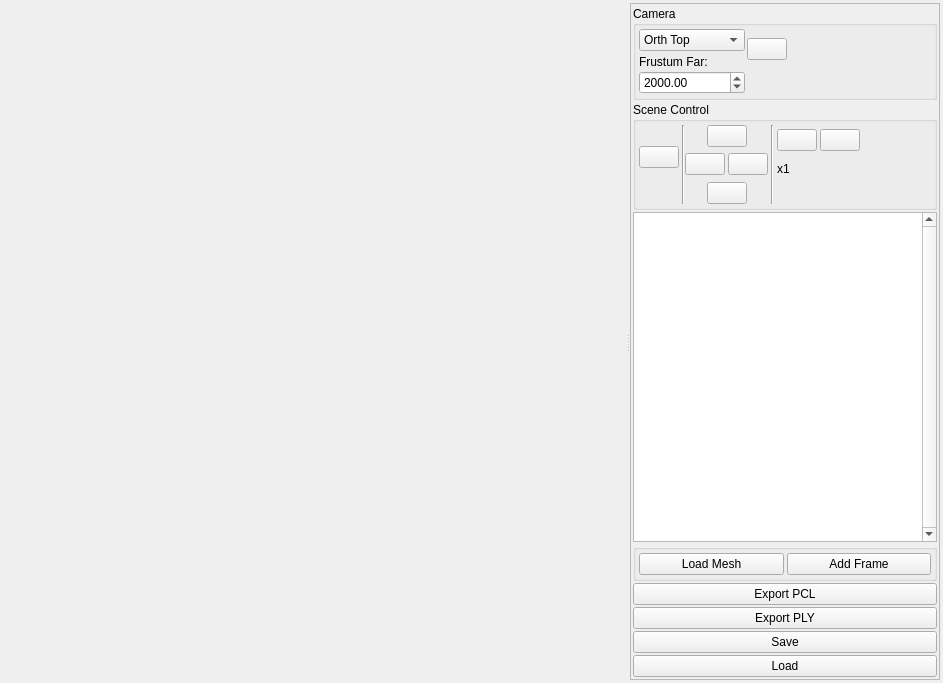
<?xml version="1.0" encoding="UTF-8"?>
<ui version="4.0">
 <class>CloudViewDialogClass</class>
 <widget class="QWidget" name="CloudViewDialogClass">
  <property name="geometry">
   <rect>
    <x>0</x>
    <y>0</y>
    <width>943</width>
    <height>683</height>
   </rect>
  </property>
  <property name="windowTitle">
   <string>3D Cloud View Dialog</string>
  </property>
  <layout class="QGridLayout" name="gridLayout">
   <property name="leftMargin">
    <number>3</number>
   </property>
   <property name="topMargin">
    <number>3</number>
   </property>
   <property name="rightMargin">
    <number>3</number>
   </property>
   <property name="bottomMargin">
    <number>3</number>
   </property>
   <item row="0" column="0">
    <widget class="QSplitter" name="splitter">
     <property name="orientation">
      <enum>Qt::Horizontal</enum>
     </property>
     <widget class="ViGLAreaWidget" name="widget" native="true">
      <property name="sizePolicy">
       <sizepolicy hsizetype="Preferred" vsizetype="Preferred">
        <horstretch>0</horstretch>
        <verstretch>0</verstretch>
       </sizepolicy>
      </property>
      <property name="focusPolicy">
       <enum>Qt::StrongFocus</enum>
      </property>
     </widget>
     <widget class="QScrollArea" name="scrollArea">
      <property name="sizePolicy">
       <sizepolicy hsizetype="Preferred" vsizetype="Preferred">
        <horstretch>0</horstretch>
        <verstretch>0</verstretch>
       </sizepolicy>
      </property>
      <property name="maximumSize">
       <size>
        <width>310</width>
        <height>16777215</height>
       </size>
      </property>
      <property name="horizontalScrollBarPolicy">
       <enum>Qt::ScrollBarAlwaysOff</enum>
      </property>
      <property name="widgetResizable">
       <bool>true</bool>
      </property>
      <widget class="QWidget" name="scrollAreaWidgetContents">
       <property name="geometry">
        <rect>
         <x>0</x>
         <y>0</y>
         <width>308</width>
         <height>675</height>
        </rect>
       </property>
       <layout class="QVBoxLayout" name="verticalLayout">
        <property name="spacing">
         <number>2</number>
        </property>
        <property name="leftMargin">
         <number>2</number>
        </property>
        <property name="topMargin">
         <number>2</number>
        </property>
        <property name="rightMargin">
         <number>2</number>
        </property>
        <property name="bottomMargin">
         <number>2</number>
        </property>
        <item>
         <widget class="QGroupBox" name="cameraTypeGroupBox">
          <property name="title">
           <string>Camera</string>
          </property>
          <layout class="QGridLayout" name="gridLayout_6">
           <property name="leftMargin">
            <number>3</number>
           </property>
           <property name="topMargin">
            <number>3</number>
           </property>
           <property name="rightMargin">
            <number>3</number>
           </property>
           <property name="bottomMargin">
            <number>3</number>
           </property>
           <property name="spacing">
            <number>2</number>
           </property>
           <item row="0" column="0">
            <widget class="QComboBox" name="cameraTypeBox">
             <property name="sizePolicy">
              <sizepolicy hsizetype="Maximum" vsizetype="Fixed">
               <horstretch>0</horstretch>
               <verstretch>0</verstretch>
              </sizepolicy>
             </property>
             <item>
              <property name="text">
               <string>Orth Top</string>
              </property>
             </item>
             <item>
              <property name="text">
               <string>Orth Left</string>
              </property>
             </item>
             <item>
              <property name="text">
               <string>Orth Front</string>
              </property>
             </item>
             <item>
              <property name="text">
               <string>Pinhole at 0</string>
              </property>
             </item>
             <item>
              <property name="text">
               <string>Right Camera</string>
              </property>
             </item>
             <item>
              <property name="text">
               <string>Left Camera</string>
              </property>
             </item>
             <item>
              <property name="text">
               <string>Face Camera</string>
              </property>
             </item>
            </widget>
           </item>
           <item row="0" column="1" rowspan="3">
            <widget class="QPushButton" name="centerButton">
             <property name="sizePolicy">
              <sizepolicy hsizetype="Maximum" vsizetype="Fixed">
               <horstretch>0</horstretch>
               <verstretch>0</verstretch>
              </sizepolicy>
             </property>
             <property name="minimumSize">
              <size>
               <width>40</width>
               <height>0</height>
              </size>
             </property>
             <property name="maximumSize">
              <size>
               <width>40</width>
               <height>16777215</height>
              </size>
             </property>
             <property name="text">
              <string/>
             </property>
             <property name="icon">
              <iconset resource="../../../resources/main.qrc">
               <normaloff>:/new/prefix1/refresh.png</normaloff>:/new/prefix1/refresh.png</iconset>
             </property>
             <property name="iconSize">
              <size>
               <width>24</width>
               <height>24</height>
              </size>
             </property>
            </widget>
           </item>
           <item row="3" column="0">
            <widget class="QDoubleSpinBox" name="frustumFarBox">
             <property name="decimals">
              <number>2</number>
             </property>
             <property name="maximum">
              <double>100000.000000000000000</double>
             </property>
             <property name="value">
              <double>2000.000000000000000</double>
             </property>
            </widget>
           </item>
           <item row="2" column="0">
            <widget class="QLabel" name="label_3">
             <property name="text">
              <string>Frustum Far:</string>
             </property>
            </widget>
           </item>
           <item row="0" column="2">
            <spacer name="horizontalSpacer_4">
             <property name="orientation">
              <enum>Qt::Horizontal</enum>
             </property>
             <property name="sizeHint" stdset="0">
              <size>
               <width>40</width>
               <height>20</height>
              </size>
             </property>
            </spacer>
           </item>
          </layout>
         </widget>
        </item>
        <item>
         <widget class="QGroupBox" name="groupBox_2">
          <property name="title">
           <string>Scene Control</string>
          </property>
          <layout class="QGridLayout" name="gridLayout_2">
           <property name="leftMargin">
            <number>3</number>
           </property>
           <property name="topMargin">
            <number>3</number>
           </property>
           <property name="rightMargin">
            <number>3</number>
           </property>
           <property name="bottomMargin">
            <number>3</number>
           </property>
           <property name="horizontalSpacing">
            <number>3</number>
           </property>
           <item row="0" column="1" rowspan="5" colspan="2">
            <widget class="Line" name="line_2">
             <property name="orientation">
              <enum>Qt::Vertical</enum>
             </property>
            </widget>
           </item>
           <item row="0" column="5" rowspan="5">
            <widget class="Line" name="line">
             <property name="orientation">
              <enum>Qt::Vertical</enum>
             </property>
            </widget>
           </item>
           <item row="0" column="6" rowspan="3">
            <widget class="QPushButton" name="zoomInButton">
             <property name="text">
              <string/>
             </property>
             <property name="icon">
              <iconset resource="../../../resources/main.qrc">
               <normaloff>:/new/prefix1/zoom_in.png</normaloff>:/new/prefix1/zoom_in.png</iconset>
             </property>
             <property name="iconSize">
              <size>
               <width>24</width>
               <height>24</height>
              </size>
             </property>
            </widget>
           </item>
           <item row="0" column="7" rowspan="3">
            <widget class="QPushButton" name="zoomOutButton">
             <property name="text">
              <string/>
             </property>
             <property name="icon">
              <iconset resource="../../../resources/main.qrc">
               <normaloff>:/new/prefix1/zoom_out.png</normaloff>:/new/prefix1/zoom_out.png</iconset>
             </property>
             <property name="iconSize">
              <size>
               <width>24</width>
               <height>24</height>
              </size>
             </property>
            </widget>
           </item>
           <item row="0" column="8" rowspan="2">
            <spacer name="horizontalSpacer">
             <property name="orientation">
              <enum>Qt::Horizontal</enum>
             </property>
             <property name="sizeHint" stdset="0">
              <size>
               <width>5</width>
               <height>20</height>
              </size>
             </property>
            </spacer>
           </item>
           <item row="1" column="0" rowspan="3">
            <widget class="QPushButton" name="pauseButton">
             <property name="text">
              <string/>
             </property>
             <property name="icon">
              <iconset resource="../../../resources/main.qrc">
               <normaloff>:/new/prefix1/pause.png</normaloff>
               <normalon>:/new/prefix1/play.png</normalon>:/new/prefix1/pause.png</iconset>
             </property>
             <property name="iconSize">
              <size>
               <width>24</width>
               <height>24</height>
              </size>
             </property>
             <property name="checkable">
              <bool>true</bool>
             </property>
            </widget>
           </item>
           <item row="2" column="2" rowspan="2" colspan="2">
            <widget class="QPushButton" name="rightButton">
             <property name="minimumSize">
              <size>
               <width>0</width>
               <height>0</height>
              </size>
             </property>
             <property name="maximumSize">
              <size>
               <width>40</width>
               <height>16777215</height>
              </size>
             </property>
             <property name="text">
              <string/>
             </property>
             <property name="icon">
              <iconset resource="../../../resources/main.qrc">
               <normaloff>:/new/prefix1/back_alt.png</normaloff>:/new/prefix1/back_alt.png</iconset>
             </property>
             <property name="iconSize">
              <size>
               <width>24</width>
               <height>24</height>
              </size>
             </property>
            </widget>
           </item>
           <item row="2" column="4" rowspan="2">
            <widget class="QPushButton" name="leftButton">
             <property name="minimumSize">
              <size>
               <width>0</width>
               <height>0</height>
              </size>
             </property>
             <property name="maximumSize">
              <size>
               <width>40</width>
               <height>16777215</height>
              </size>
             </property>
             <property name="text">
              <string/>
             </property>
             <property name="icon">
              <iconset resource="../../../resources/main.qrc">
               <normaloff>:/new/prefix1/forward_alt.png</normaloff>:/new/prefix1/forward_alt.png</iconset>
             </property>
             <property name="iconSize">
              <size>
               <width>24</width>
               <height>24</height>
              </size>
             </property>
            </widget>
           </item>
           <item row="3" column="6">
            <widget class="QLabel" name="zoomLabel">
             <property name="text">
              <string>x1</string>
             </property>
            </widget>
           </item>
           <item row="4" column="3" colspan="2">
            <widget class="QPushButton" name="downButton">
             <property name="minimumSize">
              <size>
               <width>0</width>
               <height>0</height>
              </size>
             </property>
             <property name="maximumSize">
              <size>
               <width>40</width>
               <height>16777215</height>
              </size>
             </property>
             <property name="text">
              <string/>
             </property>
             <property name="icon">
              <iconset resource="../../../resources/main.qrc">
               <normaloff>:/new/prefix1/down_alt.png</normaloff>:/new/prefix1/down_alt.png</iconset>
             </property>
             <property name="iconSize">
              <size>
               <width>24</width>
               <height>24</height>
              </size>
             </property>
            </widget>
           </item>
           <item row="0" column="3" rowspan="2" colspan="2">
            <widget class="QPushButton" name="upButton">
             <property name="minimumSize">
              <size>
               <width>0</width>
               <height>0</height>
              </size>
             </property>
             <property name="maximumSize">
              <size>
               <width>40</width>
               <height>16777215</height>
              </size>
             </property>
             <property name="text">
              <string/>
             </property>
             <property name="icon">
              <iconset resource="../../../resources/main.qrc">
               <normaloff>:/new/prefix1/up_alt.png</normaloff>:/new/prefix1/up_alt.png</iconset>
             </property>
             <property name="iconSize">
              <size>
               <width>24</width>
               <height>24</height>
              </size>
             </property>
            </widget>
           </item>
          </layout>
         </widget>
        </item>
        <item>
         <widget class="Scene3DTreeView" name="treeView">
          <property name="verticalScrollBarPolicy">
           <enum>Qt::ScrollBarAlwaysOn</enum>
          </property>
         </widget>
        </item>
        <item>
         <widget class="QGroupBox" name="groupBox">
          <property name="title">
           <string/>
          </property>
          <layout class="QHBoxLayout" name="horizontalLayout">
           <property name="spacing">
            <number>3</number>
           </property>
           <property name="leftMargin">
            <number>3</number>
           </property>
           <property name="topMargin">
            <number>3</number>
           </property>
           <property name="rightMargin">
            <number>3</number>
           </property>
           <property name="bottomMargin">
            <number>3</number>
           </property>
           <item>
            <widget class="QPushButton" name="loadMeshPushButton">
             <property name="text">
              <string>Load Mesh</string>
             </property>
             <property name="icon">
              <iconset resource="../../../resources/main.qrc">
               <normaloff>:/new/prefix1/diamond.png</normaloff>:/new/prefix1/diamond.png</iconset>
             </property>
             <property name="iconSize">
              <size>
               <width>24</width>
               <height>24</height>
              </size>
             </property>
             <property name="default">
              <bool>false</bool>
             </property>
            </widget>
           </item>
           <item>
            <widget class="QPushButton" name="addFramePushButton">
             <property name="text">
              <string>Add Frame</string>
             </property>
             <property name="icon">
              <iconset resource="../../../resources/main.qrc">
               <normaloff>:/new/prefix1/workspace.png</normaloff>:/new/prefix1/workspace.png</iconset>
             </property>
             <property name="iconSize">
              <size>
               <width>24</width>
               <height>24</height>
              </size>
             </property>
            </widget>
           </item>
          </layout>
         </widget>
        </item>
        <item>
         <widget class="QPushButton" name="exportPCLButton">
          <property name="text">
           <string>Export PCL</string>
          </property>
          <property name="icon">
           <iconset resource="../../../resources/main.qrc">
            <normaloff>:/new/prefix1/install.png</normaloff>:/new/prefix1/install.png</iconset>
          </property>
          <property name="iconSize">
           <size>
            <width>24</width>
            <height>24</height>
           </size>
          </property>
         </widget>
        </item>
        <item>
         <widget class="QPushButton" name="exportPLYButton">
          <property name="text">
           <string>Export PLY</string>
          </property>
          <property name="icon">
           <iconset resource="../../../resources/main.qrc">
            <normaloff>:/new/prefix1/install.png</normaloff>:/new/prefix1/install.png</iconset>
          </property>
          <property name="iconSize">
           <size>
            <width>24</width>
            <height>24</height>
           </size>
          </property>
         </widget>
        </item>
        <item>
         <widget class="QPushButton" name="saveButton">
          <property name="text">
           <string>Save</string>
          </property>
         </widget>
        </item>
        <item>
         <widget class="QPushButton" name="loadButton">
          <property name="text">
           <string>Load</string>
          </property>
         </widget>
        </item>
       </layout>
      </widget>
     </widget>
    </widget>
   </item>
  </layout>
 </widget>
 <layoutdefault spacing="6" margin="11"/>
 <customwidgets>
  <customwidget>
   <class>ViGLAreaWidget</class>
   <extends>QWidget</extends>
   <header>viGLAreaWidget.h</header>
   <container>1</container>
  </customwidget>
  <customwidget>
   <class>Scene3DTreeView</class>
   <extends>QTreeView</extends>
   <header>scene3dTreeView.h</header>
  </customwidget>
 </customwidgets>
 <resources>
  <include location="../../../resources/main.qrc"/>
 </resources>
 <connections>
  <connection>
   <sender>exportPCLButton</sender>
   <signal>released()</signal>
   <receiver>CloudViewDialogClass</receiver>
   <slot>savePointsPCD()</slot>
   <hints>
    <hint type="sourcelabel">
     <x>913</x>
     <y>535</y>
    </hint>
    <hint type="destinationlabel">
     <x>1011</x>
     <y>123</y>
    </hint>
   </hints>
  </connection>
  <connection>
   <sender>exportPLYButton</sender>
   <signal>released()</signal>
   <receiver>CloudViewDialogClass</receiver>
   <slot>savePointsPLY()</slot>
   <hints>
    <hint type="sourcelabel">
     <x>913</x>
     <y>571</y>
    </hint>
    <hint type="destinationlabel">
     <x>1006</x>
     <y>249</y>
    </hint>
   </hints>
  </connection>
  <connection>
   <sender>saveButton</sender>
   <signal>released()</signal>
   <receiver>CloudViewDialogClass</receiver>
   <slot>saveParameters()</slot>
   <hints>
    <hint type="sourcelabel">
     <x>906</x>
     <y>621</y>
    </hint>
    <hint type="destinationlabel">
     <x>1074</x>
     <y>612</y>
    </hint>
   </hints>
  </connection>
  <connection>
   <sender>loadButton</sender>
   <signal>released()</signal>
   <receiver>CloudViewDialogClass</receiver>
   <slot>loadParameters()</slot>
   <hints>
    <hint type="sourcelabel">
     <x>816</x>
     <y>652</y>
    </hint>
    <hint type="destinationlabel">
     <x>1045</x>
     <y>648</y>
    </hint>
   </hints>
  </connection>
 </connections>
 <slots>
  <slot>updateHelperObjects()</slot>
  <slot>savePointsPCD()</slot>
  <slot>savePointsPLY()</slot>
  <slot>saveParameters()</slot>
  <slot>loadParameters()</slot>
 </slots>
</ui>
